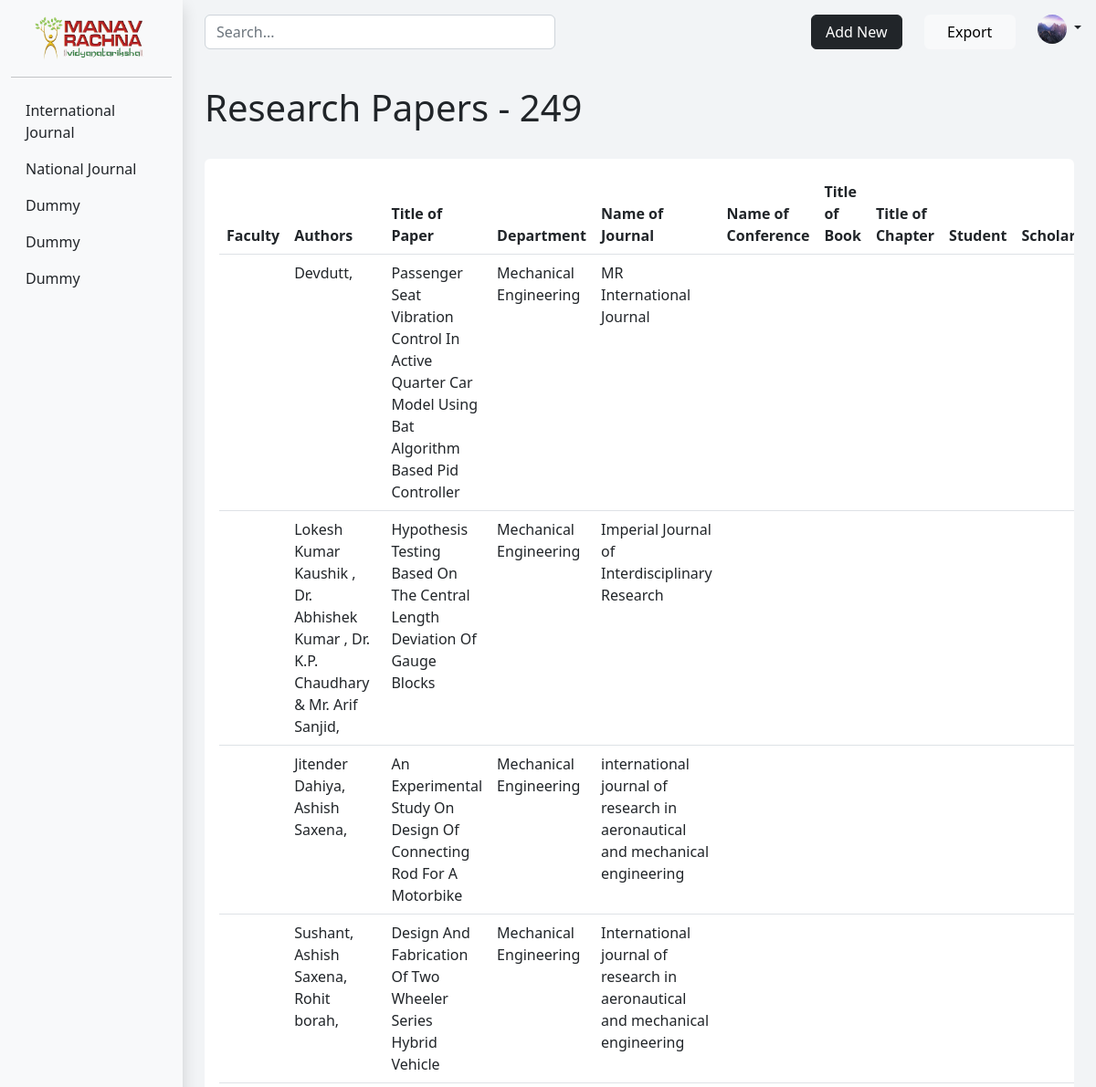
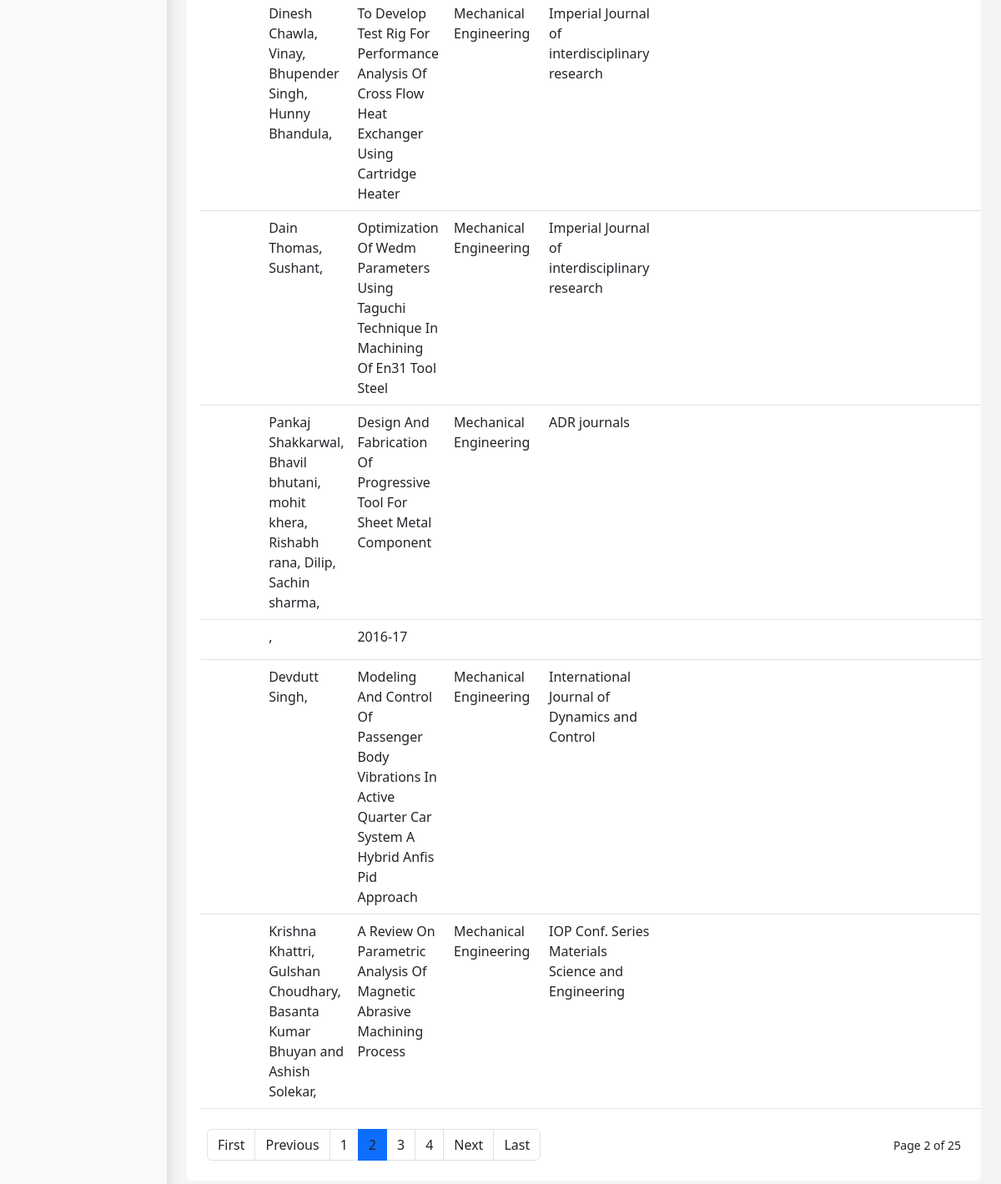
/?page=2 (signed in), run on the app's committed database (2 pictures, top to bottom).
### dashboard/models.py (models this page shows, shortened)
class Profile(models.Model):
    user = models.OneToOneField(User, on_delete=models.CASCADE)
    pfp = models.ImageField(default='default.jpg', upload_to='profile_pics')

class ResearchPaper(models.Model):
    faculty = models.CharField(max_length=10, blank=True)
    authors = models.CharField(max_length=200, null=False)
    title_of_paper = models.CharField(max_length=200, blank=True)
    dept = models.CharField(max_length=50, blank=True)
    name_of_journal = models.CharField(max_length=200, blank=True)
    name_of_conference = models.CharField(max_length=200, blank=True)
    title_of_book = models.CharField(max_length=200, blank=True)
    title_of_chapter = models.CharField(max_length=200, blank=True)
    student = models.CharField(max_length=10, blank=True)
    scholar = models.CharField(max_length=10, blank=True)
    month = models.CharField(max_length=15, blank=True)
    year = models.CharField(max_length=15, blank=True)
    doi = models.URLField(blank=True)
    scopus_id = models.CharField(max_length=50, blank=True)

### dashboard/views.py (the view)
# urls.py: path('', views.homepage, name='dashboard-home'),
@login_required
def homepage(request):
    search = ''
    if request.GET.get('search-result'):
        search = request.GET.get('search-result')
    paper_list = ResearchPaper.objects.filter(
        Q(faculty__icontains=search) |
        Q(authors__icontains=search) |
        Q(title_of_paper__icontains=search) |
        Q(dept__icontains=search) |
        Q(name_of_journal__icontains=search) |
        Q(name_of_conference__icontains=search) |
        Q(title_of_book__icontains=search) |
        Q(title_of_chapter__icontains=search) |
        Q(scholar__icontains=search) |
        Q(month__icontains=search) |
        Q(year__icontains=search) |
        Q(scopus_id__icontains=search)).order_by('-id')
    paginator = Paginator(paper_list, 10)
    page_number = request.GET.get('page')
    page_obj = paginator.get_page(page_number)
    context = {
        'paper_count': paper_list.count(),
        'page_obj': page_obj,
        'search': str(search)
    }
    return render(request, 'dashboard/home.html', context)

### dashboard/templates/dashboard/home.html (shortened to what this page needs)
{% extends 'dashboard/base.html' %}
{% load static %}
{% block main %}
{% if page_obj %}
<h2 class="h3 display-6">Research Papers - {{paper_count}}</h2>
<br>
<div class="card card-body border-0 table-wrapper table-responsive">
    <table class="table">
      <thead>
        <tr>
            <th scope="col">Faculty</th>
            <th scope="col">Authors</th>
            <th scope="col">Title of Paper</th>
            <th scope="col">Department</th>
            <th scope="col">Name of Journal</th>
            <th scope="col">Name of Conference</th>
            <th scope="col">Title of Book</th>
            <th scope="col">Title of Chapter</th>
            <th scope="col">Student</th>
            <th scope="col">Scholar</th>
        </tr>
      </thead>
      <tbody>
        {% for paper in page_obj %}
            <tr>
                <td>{{ paper.faculty }}</td>
                <td>{{ paper.authors }}</td>
                <td>{{ paper.title_of_paper }}</td>
                <td>{{ paper.dept }}</td>
                <td>{{ paper.name_of_journal }}</td>
                <td>{{ paper.conference }}</td>
                <td>{{ paper.title_of_book }}</td>
                <td>{{ paper.title_of_chapter }}</td>
                <td>{{ paper.student }}</td>
                <td>{{ paper.scholar }}</td>
            </tr>
        {% endfor %}
      </tbody>
    </table>
    <div class="py-2 px-2 d-flex flex-column flex-lg-row align-items-center justify-content-between">
        <nav class="">
            <ul class="pagination mb-0">
            {% if page_obj.has_previous %}
                <li class="page-item"><a class="page-link link-dark" href="?{% if search %}search-result={{ search }}&{% endif %}page=1">First</a></li>
                <li class="page-item"><a class="page-link link-dark" href="?{% if search %}search-result={{ search }}&{% endif %}page={{ page_obj.previous_page_number }}">Previous</a></li>
            {% else %}
                <li class="page-item disabled"><a class="page-link" href="#">Previous</a></li>
            {% endif %}
            {% for num in page_obj.paginator.page_range %}
                {% if page_obj.number == num %}
                    <li class="page-item active"><a class="page-link link-dark" href="?{% if search %}search-result={{ search }}&{% endif %}page={{ num }}">{{ num }}</a></li>
                {% elif num > page_obj.number|add:'-3' and num < page_obj.number|add:'3' %}
                    <li class="page-item"><a class="page-link link-dark" href="?{% if search %}search-result={{ search }}&{% endif %}page={{ num }}">{{ num }}</a></li>
                {% endif %}
            {% endfor %}
            {% if page_obj.has_next %}
                <li class="page-item"><a class="page-link link-dark" href="?{% if search %}search-result={{ search }}&{% endif %}page={{ page_obj.next_page_number }}">Next</a></li>
                <li class="page-item"><a class="page-link link-dark" href="?{% if search %}search-result={{ search }}&{% endif %}page={{ page_obj.paginator.num_pages }}">Last</a></li>
            {% else %}
                <li class="page-item disabled"><a class="page-link" href="#">Next</a></li>
            {% endif %}
            </ul>
        </nav>
        <div class="fw-normal small mt-4 mt-lg-0">
            Page {{ page_obj.number }} of {{ page_obj.paginator.num_pages }}
        </div>
    </div>
</div>
{% else %}
    <h3 class="display-6 text-left pb-5">No Research Papers Found</h3>
{% endif %}
{% endblock main %}

### dashboard/templates/dashboard/base.html (shortened to what this page needs)
{% load static %}
<!DOCTYPE html>
<html lang="en">
  <head>
    <link href="https://cdn.jsdelivr.net/npm/bootstrap@5.2.2/dist/css/bootstrap.min.css" rel="stylesheet">
    <link rel="stylesheet" href="{% static 'dashboard/css_base/style.css' %}">
  </head>
  <body>
    <main>
        <div class="container-fluid">
            <div class="row align-items-start">
                <div id="sidebar-main" class="col-md-3 col-lg-2 ms-auto d-md-block bg-light shadow sidebar collapse py-3">
                    <a href="/" class="d-flex align-items-center mb-3 mb-md-0 me-md-auto link-dark text-decoration-none px-4">
                        <img class="img-fluid" src="{% static 'dashboard/img/mr-logo.png' %}" width="200" height="80">
                    </a>
                    <hr>
                    <ul class="nav nav-pills flex-column mb-auto">
                        <li>
                        <a href="#" class="nav-link link-dark">
                            International Journal
                        </a>
                        </li>
                        <li class="nav-item">
                        <a href="#" class="nav-link link-dark">
                            National Journal
                        </a>
                        </li>
                        <li>
                        <a href="#" class="nav-link link-dark">
                            Dummy
                        </a>
                        </li>
                        <li>
                        <a href="#" class="nav-link link-dark">
                            Dummy
                        </a>
                        </li>
                        <li>
                        <a href="#" class="nav-link link-dark">
                            Dummy
                        </a>
                        </li>
                    </ul>
                </div>
                <div class="col-10 ms-auto p-3 mb-3">
                    <div id="navbar-main" class="d-flex flex-wrap align-items-center justify-content-between">
                        <form method="GET" id="search-bar" class="col-12 col-lg-auto mb-3 mb-lg-0 me-lg-3 px-2" role="search" action="{% url 'dashboard-home' %}">
                        <input name="search-result" id="search-input" type="search" class="form-control" placeholder="Search..." aria-label="Search">
                        </form>
                        <div class="row align-items-start">
                            <div class="col">
                                <a id="add-paper-btn" href="{% url 'dashboard-addpaper' %}" class="btn btn-dark" role="button">Add New</a>
                            </div>
                            <div class="col">
                                <a id="add-paper-btn" href="{% url 'dashboard-export' %}" class="btn btn-light border-1" role="button">Export</a>
                            </div>
                            <div class="col">
                                <div class="dropdown text-end">
                                    <a href="#" class="d-block link-dark text-decoration-none dropdown-toggle" data-bs-toggle="dropdown" aria-expanded="false" data-bs-offset="10,20">
                                        <img src="{{ user.profile.pfp.url }}" alt="mdo" width="32" height="32" class="rounded-circle">
                                    </a>
                                </div>
                            </div>
                        </div>
                    </div>
                    <br>
                    <div class="ms-sm-auto px-2 py-3 containter-fluid">
                      {% block main %}{% endblock %}
                    </div>
                </div>
            </div>
        </div>
    </main>
</body>

### dashboard/static/dashboard/css_base/style.css (style rules this page uses)
body { min-height: 100vh; min-height: -webkit-fill-available; background-color: #f2f4f6; }
html { height: -webkit-fill-available; }
main { height: 100vh; height: -webkit-fill-available; max-height: 100vh; overflow-x: hidden; overflow-y: auto; }
.dropdown-toggle { outline: 0; }
#sidebar-main { position: fixed; }
#add-paper-btn { width: 100px; }
#search-bar { width: 400px; }

### data on the page
ResearchPaper: authors "Devdutt,", title_of_paper "Passenger Seat Vibration Control In Active Quarter Car Model Using Bat Algorithm Based Pid Controller", dept "Mechanical Engineering", name_of_journal "MR International Journal"
ResearchPaper: authors "Lokesh Kumar Kaushik , Dr. Abhishek Kumar , Dr. K.P. Chaudhary & Mr. Arif Sanjid,", title_of_paper "Hypothesis Testing Based On The Central Length Deviation Of Gauge Blocks", dept "Mechanical Engineering", name_of_journal "Imperial Journal of Interdisciplinary Research"
ResearchPaper: authors "Jitender Dahiya, Ashish Saxena,", title_of_paper "An Experimental Study On Design Of Connecting Rod For A Motorbike", dept "Mechanical Engineering", name_of_journal "international journal of research in aeronautical and mechanical engineering"
ResearchPaper: authors "Sushant, Ashish Saxena, Rohit borah,", title_of_paper "Design And Fabrication Of Two Wheeler Series Hybrid Vehicle", dept "Mechanical Engineering", name_of_journal "International journal of research in aeronautical and mechanical engineering"
ResearchPaper: authors "Dinesh Chawla, Vinay, Bhupender Singh, Hunny Bhandula,", title_of_paper "To Develop Test Rig For Performance Analysis Of Cross Flow Heat Exchanger Using Cartridge Heater", dept "Mechanical Engineering", name_of_journal "Imperial Journal of interdisciplinary research"
ResearchPaper: authors "Dain Thomas, Sushant,", title_of_paper "Optimization Of Wedm Parameters Using Taguchi Technique In Machining Of En31 Tool Steel", dept "Mechanical Engineering", name_of_journal "Imperial Journal of interdisciplinary research"
ResearchPaper: authors "Pankaj Shakkarwal, Bhavil bhutani, mohit khera, Rishabh rana, Dilip, Sachin sharma,", title_of_paper "Design And Fabrication Of Progressive Tool For Sheet Metal Component", dept "Mechanical Engineering", name_of_journal "ADR journals"
ResearchPaper: authors ",", title_of_paper "2016-17"
ResearchPaper: authors "Devdutt Singh,", title_of_paper "Modeling And Control Of Passenger Body Vibrations In Active Quarter Car System A Hybrid Anfis Pid Approach", dept "Mechanical Engineering", name_of_journal "International Journal of Dynamics and Control"
ResearchPaper: authors "Krishna Khattri, Gulshan Choudhary, Basanta Kumar Bhuyan and Ashish Solekar,", title_of_paper "A Review On Parametric Analysis Of Magnetic Abrasive Machining Process", dept "Mechanical Engineering", name_of_journal "IOP Conf. Series Materials Science and Engineering"

### other printed values
{{ paper_count }} "249"
{{ num }} "1" "3" "4"
{{ num }} "2"
{{ page_obj.number }} "2"
{{ page_obj.paginator.num_pages }} "25"
